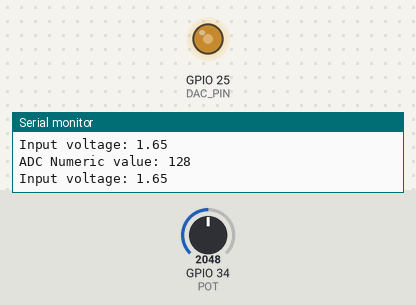
Simulated run of this sketch. Board: ESP32. On the bench: output pins drawn as LEDs (lit = HIGH), the last lines printed to the serial monitor. Inputs (shaded band) come from the test bench; at power-on: GPIO 34 (POT) = 2048 (analog values on the 0–4095 scale).

Above: at 1.8 s.
1.9 s: GPIO 34 (POT) set to 2866
At 3.3 s:
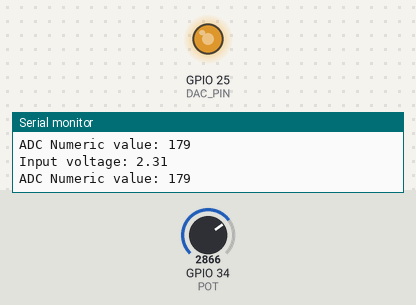
4.5 s: GPIO 34 (POT) set to 3603
At 6.8 s:
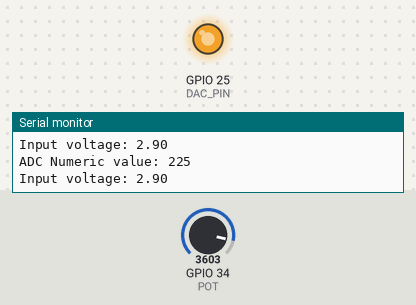
7.5 s: GPIO 34 (POT) set to 491
At 10.3 s:
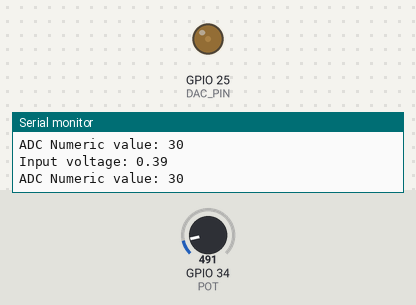
Timing chart, 0 to 11.8 s (numbered marks = the images above; inputs shaded):
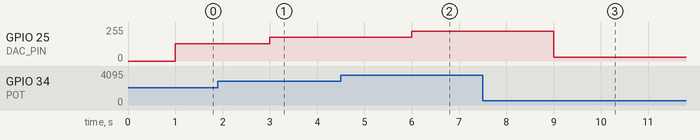

Measured:
- after the input at 1.9 s, GPIO 25 (DAC_PIN): 128/255 → 179/255 after 1.1 s
- after the input at 4.5 s, GPIO 25 (DAC_PIN): 179/255 → 225/255 after 1.5 s
- after the input at 7.5 s, GPIO 25 (DAC_PIN): 225/255 → 30/255 after 1.5 s

The sketch:

dac_demo.ino
```cpp
// GPIO Pins
const byte POT = 34;
const byte DAC_PIN = 25;

// variables
int adc_val = 0;
float voltage_in = 0;

void setup() {
  // adc pin - resolution should always be 8-bit
  pinMode(POT, INPUT);
  analogReadResolution(8);

  // dac pin
  pinMode(DAC_PIN, OUTPUT);
  Serial.begin(115200);

}

void loop() {
  // 8-bit adc numerical value
  adc_val = analogRead(POT);
  Serial.printf("ADC Numeric value: %d\n", adc_val);
  delay(500);

  // convert 8-bit ADC to actual voltage
  voltage_in = (adc_val/256.0)*3.3;
  Serial.printf("Input voltage: %.2f\n", voltage_in);
  delay(500);

  // use multimeter to verify the actual voltage
  dacWrite(DAC_PIN, adc_val);
}
```
